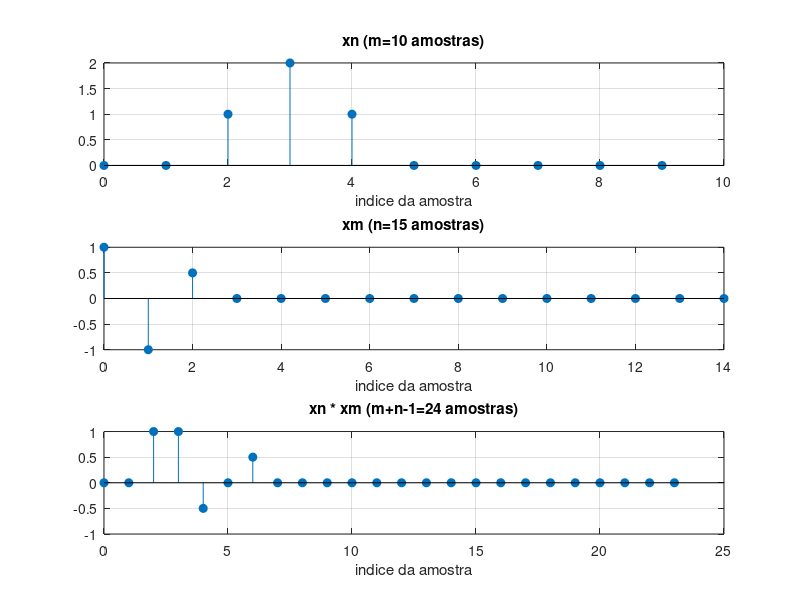

Here is the MATLAB script that generated this plot:
% CONVOLUCAO
% Exercicio 9: convolucao de dois sinais discretos e finitos.
    
clear;
clc;
close all;

% Exemplo com sinais nulos: confirma que o resultado tem m + n - 1
% amostras.
n = 10;
m = 15;

xn = zeros(1, n);
xm = zeros(1, m);

resultado = conv(xn, xm);

fprintf('xn tem %d elementos\n', numel(xn));
fprintf('xm tem %d elementos\n', numel(xm));
fprintf('Tamanho xn * xm: %d\n', numel(resultado));

% Sinais nao triviais para visualizar o formato da convolucao.
xn_ex = zeros(1, n);
xn_ex(3:5) = [1, 2, 1];

xm_ex = zeros(1, m);
xm_ex(1:3) = [1, -1, 0.5];

resultado_ex = conv(xn_ex, xm_ex);

figure('Name', 'Convolucao de sinais discretos', 'Color', 'w');

subplot(3, 1, 1);
stem(0:numel(xn_ex)-1, xn_ex, 'filled');
title(sprintf('xn (m=%d amostras)', numel(xn_ex)));
xlabel('indice da amostra');
grid on;

subplot(3, 1, 2);
stem(0:numel(xm_ex)-1, xm_ex, 'filled');
title(sprintf('xm (n=%d amostras)', numel(xm_ex)));
xlabel('indice da amostra');
grid on;

subplot(3, 1, 3);
stem(0:numel(resultado_ex)-1, resultado_ex, 'filled');
title(sprintf('xn * xm (m+n-1=%d amostras)', numel(resultado_ex)));
xlabel('indice da amostra');
grid on;

fprintf('Tamanho esperado (m+n-1): %d\n', numel(xn_ex) + numel(xm_ex) - 1);
fprintf('Tamanho obtido: %d\n', numel(resultado_ex));
